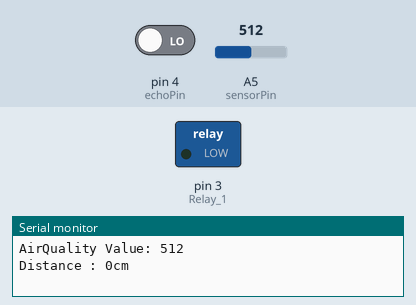
Recording of a sketch running on a simulated Arduino Uno, built with avr-gcc and run on an emulated ATmega328P. Shown: switched loads named in the sketch (green lamp = pin HIGH), the last lines printed to the serial monitor. Dashed ring = blinking. The test bench sets the inputs (shaded band); at power-on: A5 (sensorPin) = 512, pin 4 (echoPin) LOW. The modem accepts every AT command (registered, SIM ready, sends succeed) and sends nothing else.

Above: at 1.2 s.
1.3 s: A5 (sensorPin) set to 586
3.2 s: A5 (sensorPin) set to 614
At 4.06 s:
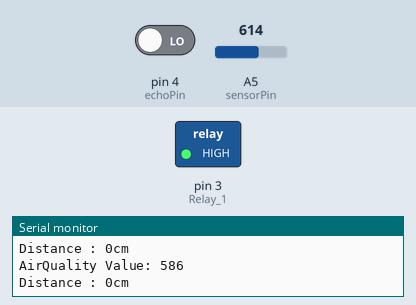
6.3 s: A5 (sensorPin) set to 590
At 7.1 s:
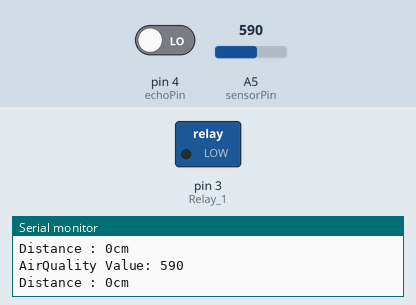
7.8 s: A5 (sensorPin) set to 610
At 9.2 s:
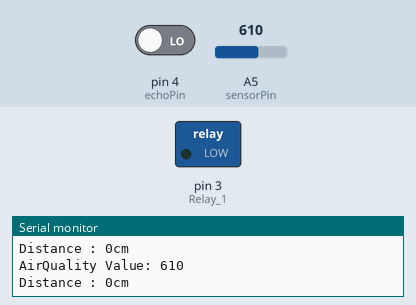
Timing chart, 0 to 11.9 s (numbered marks = the images above; inputs shaded):
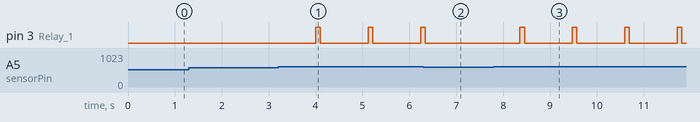

The sketch:

gsm_relay_gassensor.ino
```cpp
#include <SoftwareSerial.h>
SoftwareSerial gsm(7,8);//using 7,8 as tx,rx
#define echoPin 4
#define trigPin 5
#define Relay_1 3
int TIME ;
int Distance;
int buzzer = 3;
int sensorValue;
int sensorPin = 5;

void setup() {
  // Assinging the input and output
  pinMode(echoPin,INPUT);
  pinMode(trigPin,OUTPUT);
  pinMode(buzzer,OUTPUT);
  pinMode(sensorPin,INPUT);
  pinMode(Relay_1,OUTPUT);
  Serial.begin(9600);
  gsm.begin(9600); //initializing the gsm

}

void loop() {
  // put your main code here, to run repeatedly:
  //intializing the ultrasonic sensors
  digitalWrite(trigPin,HIGH);
  delayMicroseconds(10);
  digitalWrite(trigPin,LOW);
  TIME = pulseIn(echoPin,HIGH);
  Distance = TIME * 0.034/2;
 //////////////intializing the mq135 pin
  sensorValue = analogRead(sensorPin);
 ///from here the main code works
 ///when the distance is less than 5cm the mq135 sensor starts working
 ///when the analog value is greater than 600 and relay turns on
 ///A call goes to the registered number
  if (Distance < 5){
     if (sensorValue > 600) {
    digitalWrite(buzzer,HIGH);
    delay(100);
    digitalWrite(buzzer,LOW);
    digitalWrite(Relay_1,LOW);
    gsm.println("ATD9390291253;"); ///insert your number here
     }
  }else{
    digitalWrite(buzzer,LOW);
    digitalWrite(Relay_1,HIGH);
  }
  sensorValue = analogRead(sensorPin);       // read analog input pin A5
  Serial.print("AirQuality Value: ");
  Serial.println(sensorValue, DEC);
  Serial.print("Distance : ");
  Serial.print(Distance);
  Serial.println("cm");
}
```

Measured:
- the behaviour switches between 600 and 601 on A5 (sensorPin) (found by bisection; images 0 and 1)
- after the input at 3.2 s, pin 3 (Relay_1): alternates HIGH for 0.10 s and LOW for 1.0 s, starting after 0.80 s
- after the input at 6.3 s, pin 3 (Relay_1): goes on until 6.3 s, then stays LOW
- after the input at 7.8 s, pin 3 (Relay_1): alternates HIGH for 0.10 s and LOW for 1.0 s, starting after 0.56 s
